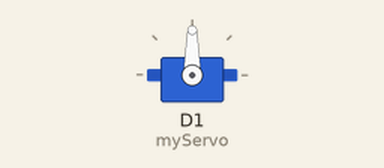
Recording of a sketch running on a simulated ESP8266 (NodeMCU). On the bench: servo.

Above: at 0.05 s.
Timing chart, 0 to 4.6 s (numbered marks = the images above):
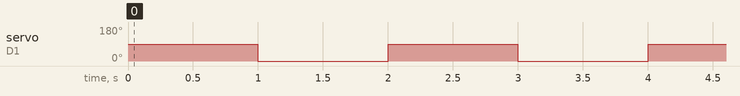

Measured:
- by itself, servo on D1 (myServo): alternates 90° for 1.0 s and 0° for 1.0 s

The sketch:

servo_90.ino
```cpp
#include <Servo.h> // Include the Servo library

Servo myServo; // Create a Servo object

void setup() {
  myServo.attach(D1); // Attach the servo to GPIO pin D1 (or another suitable pin)
}

void loop() {
  myServo.write(90); // Move the servo to 90 degrees
  delay(1000);       // Wait for 1 second
  myServo.write(0);  // Move the servo back to 0 degrees
  delay(1000);       // Wait for 1 second
}
```
